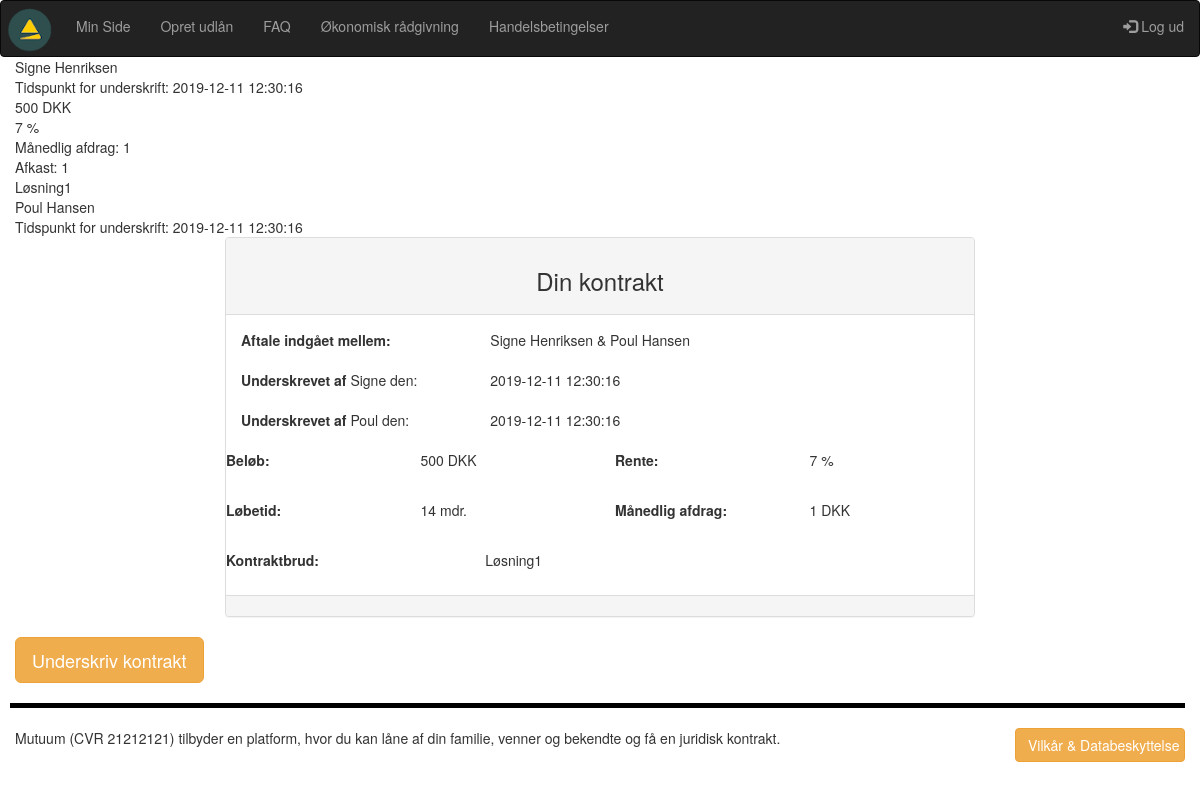
The app's page /eva_viskontrakt.php?kontrakt_id2=19 (signed in), older data.
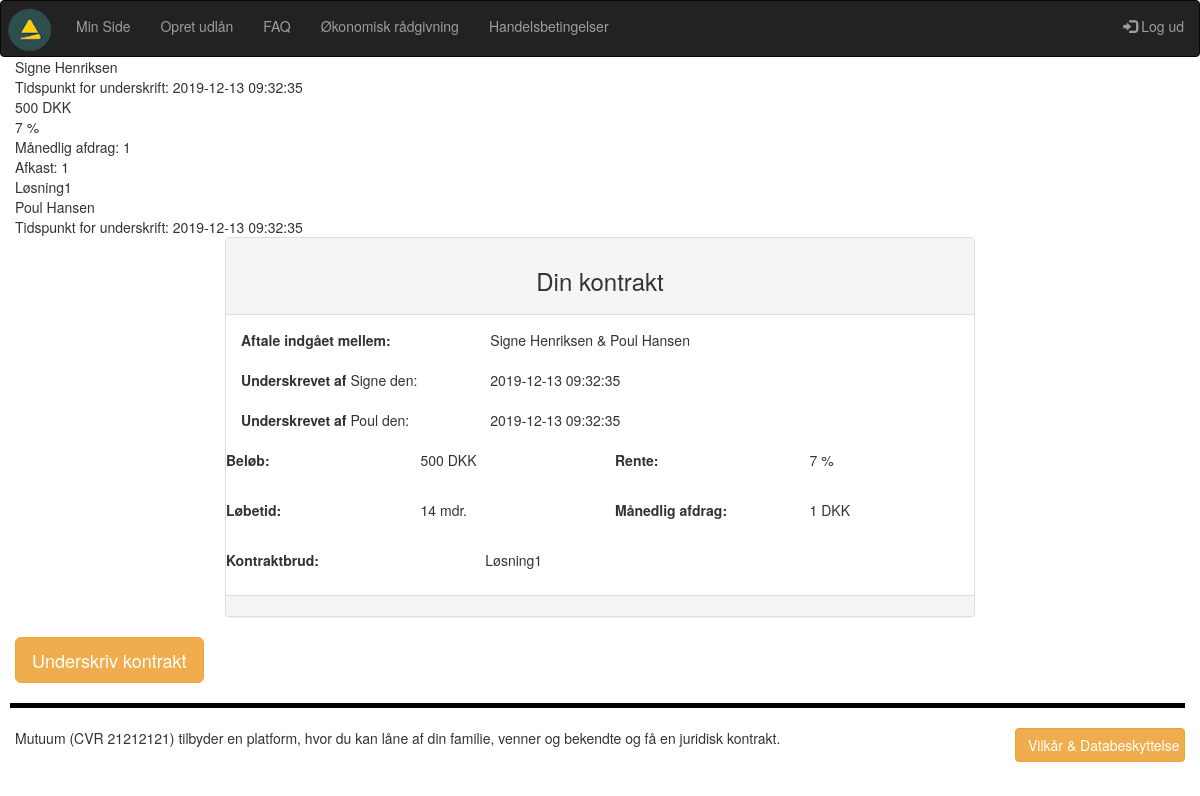
The same page, newer data.
### tables this page shows
CREATE TABLE IF NOT EXISTS `users` (
  `user_id` int(10) NOT NULL AUTO_INCREMENT,
  `fornavn` varchar(40) NOT NULL,
  `efternavn` varchar(40) NOT NULL,
  `mobil` int(12) NOT NULL,
  `mail` varchar(80) NOT NULL,
  `password` varchar(200) NOT NULL,
  PRIMARY KEY (`user_id`),
  UNIQUE KEY `mail` (`mail`),
  UNIQUE KEY `user_id` (`user_id`)
);

CREATE TABLE IF NOT EXISTS `kontrakt` (
  `kontrakt_id` int(10) NOT NULL AUTO_INCREMENT,
  `laangiver_user_id` int(10) NOT NULL,
  `laantager_user_id` int(10) NOT NULL,
  `kontraktbrud_id` tinyint(4) NOT NULL,
  `rente_id` tinyint(4) NOT NULL,
  `beloeb_id` tinyint(4) NOT NULL,
  `bindingsperiode_id` tinyint(4) NOT NULL,
  `maanedlig_afdrag` float NOT NULL,
  `laangiver_underskrift_id` varchar(40) DEFAULT NULL,
  `reg_underskrift_1` timestamp NOT NULL DEFAULT CURRENT_TIMESTAMP ON UPDATE CURRENT_TIMESTAMP,
  `laantager_underskrift_id` varchar(40) DEFAULT NULL,
  `reg_underskrift_2` timestamp NOT NULL DEFAULT CURRENT_TIMESTAMP ON UPDATE CURRENT_TIMESTAMP,
  `gebyr_id` tinyint(4) NOT NULL,
  PRIMARY KEY (`kontrakt_id`)
);

CREATE TABLE IF NOT EXISTS `beloeb` (
  `beloeb_id` tinyint(4) NOT NULL AUTO_INCREMENT,
  `beloeb` int(10) NOT NULL,
  `enhed_key` varchar(11) NOT NULL DEFAULT '1',
  PRIMARY KEY (`beloeb_id`)
);

CREATE TABLE IF NOT EXISTS `rente` (
  `rente_id` tinyint(4) NOT NULL AUTO_INCREMENT,
  `rente` float NOT NULL,
  `enhed_key` varchar(11) NOT NULL DEFAULT '2',
  PRIMARY KEY (`rente_id`)
);

CREATE TABLE IF NOT EXISTS `kontraktbrud` (
  `kontraktbrud_id` tinyint(4) NOT NULL,
  `brud` varchar(80) NOT NULL,
  PRIMARY KEY (`kontraktbrud_id`)
);

CREATE TABLE IF NOT EXISTS `bindingsperiode` (
  `bindingsperiode_id` tinyint(4) NOT NULL AUTO_INCREMENT,
  `loebetid` int(4) NOT NULL,
  `enhed_key` varchar(11) NOT NULL,
  PRIMARY KEY (`bindingsperiode_id`)
);

CREATE TABLE IF NOT EXISTS `enhedstabel` (
  `enhed_key` tinyint(4) NOT NULL AUTO_INCREMENT,
  `enhed` varchar(11) NOT NULL,
  PRIMARY KEY (`enhed_key`)
);

### eva_viskontrakt.php (the view, shortened to what this page needs)
<?php
require_once("includes/header.php");
$user_id = $_SESSION['user_id'];
$kontrakt_id2 = $_GET['kontrakt_id2'];
$query = "SELECT * FROM kontrakt WHERE kontrakt_id = '$kontrakt_id2'";
    $result = mysqli_query($con, $query);
    $row = mysqli_num_rows($result);
        if($row > 0){
            while($row = mysqli_fetch_assoc($result)){
                $laangiver_user_id = $row['laangiver_user_id'];
                $laangiver_underskrift = $row['reg_underskrift_1'];
                $beloeb = $row['beloeb_id'];
                $rente = $row['rente_id'];
                $maanedlig_afdrag = $row['maanedlig_afdrag'];
                $bindings_id = $row['bindingsperiode_id'];
                $brud = $row['kontraktbrud_id'];
                $laantager_user_id = $row['laantager_user_id'];
                $laangiver_underskrift = $row['reg_underskrift_1'];
                $laantager_underskrift = $row['reg_underskrift_2'];
            }
        }
?>
<div class="container-fluid">
    <?php
    $query1 = "SELECT fornavn, efternavn FROM users WHERE user_id = '$laangiver_user_id'";
                    $result1 = mysqli_query($con, $query1);
                    $row1 = mysqli_fetch_assoc($result1);
                    $laangiver_fornavn = $row1['fornavn'];
                    $laangiver_efternavn = $row1['efternavn'];
        echo $laangiver_fornavn . ' ' . $laangiver_efternavn . '<br>Tidspunkt for underskrift: ' . $laangiver_underskrift . '<br>';
    $query2 = "SELECT beloeb FROM beloeb WHERE beloeb_id = '$beloeb'";
                    $result2 = mysqli_query($con, $query2);
                    $row2 = mysqli_fetch_assoc($result2);
                    $beloeb = $row2['beloeb'];
        echo $beloeb . ' DKK<br>';
    $query3 = "SELECT rente FROM rente WHERE rente_id = '$rente'";
                    $result3 = mysqli_query($con, $query3);
                    $row3 = mysqli_fetch_assoc($result3);
                    $rente = $row3['rente'];
        echo $rente . ' %<br>';
        echo 'Månedlig afdrag: ' . $maanedlig_afdrag . '<br>';
        echo 'Afkast: ' . $maanedlig_afdrag . '<br>';
    $query4 = "SELECT brud FROM kontraktbrud WHERE kontraktbrud_id = '$brud'";
                    $result4 = mysqli_query($con, $query4);
                    $row4 = mysqli_fetch_assoc($result4);
                    $brud = $row4['brud'];
        echo $brud . '<br>';
    $query5 = "SELECT fornavn, efternavn FROM users WHERE user_id = '$laantager_user_id'";
                    $result5 = mysqli_query($con, $query5);
                    $row5 = mysqli_fetch_assoc($result5);
                    $laantager_fornavn = $row5['fornavn'];
                    $laantager_efternavn = $row5['efternavn'];
        echo $laantager_fornavn . ' ' . $laantager_efternavn . '<br>Tidspunkt for underskrift: ' . $laantager_underskrift . '<br>';
   $query6 = "SELECT * FROM bindingsperiode WHERE bindingsperiode_id = '$bindings_id'";
                    $result6 = mysqli_query($con, $query6);
                    $row6 = mysqli_fetch_assoc($result6);
                    $loebetid = $row6['loebetid'];
                    $loebeenhed = $row6['enhed_key'];
    $query7 = "SELECT enhed FROM enhedstabel WHERE enhed_key = '$loebeenhed'";
                    $result7 = mysqli_query($con, $query7);
                    $row7 = mysqli_fetch_assoc($result7);
                    $enhedloebtid = $row7['enhed'];
?>
    <div class="panel panel-default lasseMargin">
        <div class="panel-heading text-center">
            <h3>Din kontrakt</h3>
        </div>
        <div class="panel-body">
            <div class="row">
                <div class="col-4 col-xs-4 col-sm-4 col-lg-4 col-xl-4">
                    <p><strong>Aftale indgået mellem:</strong></p>
                </div>
                <div class="col-8 col-xs-8 col-sm-8 col-lg-8 col-xl-8">
                    <div><?php echo $laangiver_fornavn; ?> <?php echo $laangiver_efternavn; ?> &amp; <?php echo $laantager_fornavn; ?> <?php echo $laantager_efternavn; ?></div>
                    <br>
                </div>
            </div>
            <div class="row">
                <div class="col-4 col-xs-4 col-sm-4 col-lg-4 col-xl-4">
                    <p><strong>Underskrevet af</strong> <?php echo $laangiver_fornavn; ?> den: </p>
                </div>
                <div class="col-8 col-xs-8 col-sm-8 col-lg-8 col-xl-8">
                    <div><?php  echo $laangiver_underskrift; ?>
                    </div><br>
                </div>
            </div>
            <div class="row">
                <div class="col-4 col-xs-4 col-sm-4 col-lg-4 col-xl-4">
                    <p><strong>Underskrevet af</strong> <?php echo $laantager_fornavn; ?> den: </p>
                </div>
                <div class="col-8 col-xs-8 col-sm-8 col-lg-8 col-xl-8">
                    <div><?php  echo $laantager_underskrift; ?>
                    </div><br>
                </div>
            <div class="row">
                <div class="col-3 col-xs-3 col-sm-3 col-lg-3 col-xl-3">
                    <p><strong>Beløb:</strong></p>
                </div>
                <div class="col-3 col-xs-3 col-sm-3 col-lg-3 col-xl-3">
                    <div><?php echo $beloeb;?> DKK</div>
                </div>
                <div class="col-3 col-xs-3 col-sm-3 col-lg-3 col-xl-3">
                    <p><strong>Rente:</strong></p>
                </div>
                <div class="col-3 col-xs-3 col-sm-3 col-lg-3 col-xl-3">
                    <div><?php echo $rente;?> %</div>
                </div>
            </div>
            <br>
            <div class="row">
                <div class="col-3 col-xs-3 col-sm-3 col-lg-3 col-xl-3">
                    <p><strong>Løbetid:</strong></p>
                </div>
                <div class="col-3 col-xs-3 col-sm-3 col-lg-3 col-xl-3">
                    <div><?php echo $loebetid;?> <?php echo $enhedloebtid; ?></div>
                </div>
                <div class="col-3 col-xs-3 col-sm-3 col-lg-3 col-xl-3">
                    <p><strong>Månedlig afdrag:</strong></p>
                </div>
                <div class="col-3 col-xs-3 col-sm-3 col-lg-3 col-xl-3">
                    <div><?php echo $maanedlig_afdrag;?> DKK</div>
                </div>
            </div>
            <br>
            <div class="row">
                <div class="col-4 col-xs-4 col-sm-4 col-lg-4 col-xl-4">
                    <p><strong>Kontraktbrud:</strong></p>
                </div>
                <div class="col-8 col-xs-8 col-sm-8 col-lg-8 col-xl-8">
                    <div><?php echo $brud;?></div>
                </div>
            </div>
        </div>
        </div>
        <div class="panel-footer">
        </div>
    </div>
    <?php
    if($laantager_underskrift_id = 1 && $laangiver_underskrift_id = 1 && $user_id == $laangiver_user_id){
    ?> <a href="nemid.php?kontrakt_id2=<?php echo $kontrakt_id2; ?>">
        <button class="btn btn-warning btn-lg">Underskriv kontrakt</button></a>
    <a href="sletkontrakt.php?kontrakt_id2=<?php echo $kontrakt_id2; ?>">
        <button class="btn btn-warning btn-lg">Slet kontrakt</button></a>
    <br><br>
    <?php }
    elseif($laantager_underskrift_id = 1 && $laangiver_underskrift_id = 2 && $user_id == $laangiver_user_id){
    ?> <a href="sletkontrakt.php?kontrakt_id2=<?php echo $kontrakt_id2; ?>">
        <button class="btn btn-warning btn-lg">Slet kontrakt</button></a>
    <br><br>
    <?php
        }
    elseif($laantager_underskrift_id = 1 && $user_id == $laantager_user_id){
    ?> <a href="nemid.php?kontrakt_id2=<?php echo $kontrakt_id2; ?>">
        <button class="btn btn-warning btn-lg">Underskriv kontrakt</button></a>
    <br><br>
    <?php
        }
    elseif($laantager_underskrift_id = 2 && $laangiver_underskrift_id = 2){
    ?> <a href="minside.php">
        <button class="btn btn-warning btn-lg">Tilbage til min side</button></a>
    <p>Aftalen ér afviklet, eller under afvikling.</p>
    <br><br>
    <?php
        }
    else{
        echo '<p>Aftalen ér afviklet, eller under afvikling.</p>';
    }
?>
</div>
<?php
require_once("includes/footer.php");
?>

### includes/header.php (shortened to what this page needs)
<?php
require_once('conn.php');
if(isset($_SESSION['user_id'])) {
	$menu = '
				    <ul class="nav navbar-nav">
                    <li><a href="minside.php">Min Side</a></li>
                    <li><a href="opretkontrakt.php">Opret udlån</a></li>
                    <li><a href="faq.php">FAQ</a></li>
                    <li><a href="raadgivning.php">Økonomisk rådgivning</a></li>
                    <li><a href="handelsbetingelser.php">Handelsbetingelser</a></li>
                    </ul>
                    <ul class="nav navbar-nav navbar-right">
                    <li><a href="logout.php"><span class="glyphicon glyphicon-log-in"></span> Log ud</a></li>
                    </ul>';
}
?>
<!DOCTYPE html>
<html lang="en">
<head>
    <link href="vendor/bootstrap/css/bootstrap.min.css" rel="stylesheet" type="text/css">
    <link rel="stylesheet" href="https://maxcdn.bootstrapcdn.com/bootstrap/3.4.1/css/bootstrap.min.css" type="text/css">
    <link rel="stylesheet" href="styles/overallstyles.css" type="text/css">
</head>
<body>
    <nav class="navbar navbar-inverse no-buttom-margin">
        <div class="navbar-header no-buttom-margin">
                <a href="index.php"><img src="images/logomarkat1.png" class="logoheader"></a>
            </div>
            <div class="collapse navbar-collapse" id="myNavbar">
                <?php echo $menu; ?>
            </div>
    </nav>

### includes/footer.php (shortened to what this page needs)
<footer class="navbar-static-bottom container-fluid bg-white">
    <hr class="topfooter no-margin-top" />
    <div class="row">
        <div class="col-xs-12 col-sm-">
            <div class="row vertical-align">
                <div class="col-xs-12 col-sm-4 col-lg-2 col-sm-push-8 col-lg-push-10">
                    <button data-toggle="collapse" data-target="#footer-collapse" class="btn btn-block btn-warning" onclick="this.innerHTML == &quot;Luk&quot; ? this.innerHTML = &quot;Vilk&#xE5;r &amp;  Databeskyttelse&quot; : this.innerHTML = &quot;Luk&quot;;">Vilk&#xE5;r &amp; Databeskyttelse</button>
                </div>
                <div class="col-xs-12 col-sm-8 col-lg-10 col-sm-pull-4 col-lg-pull-2">
                    <p class="no-margin">
                        Mutuum (CVR 21212121) tilbyder en platform, hvor du kan låne af din familie, venner og bekendte og få en juridisk kontrakt.
                        <br>
                        <br>
                    </p>
                </div>
            </div>
        </div>
    </div>
</footer>
</body>
</html>

### styles/overallstyles.css (style rules this page uses)
.navbar { margin-bottom: 0; }
.no-margin-top { margin-top: 0 !important; }
.no-margin { margin: 0 !important; }
.vertical-align > [class^="col-"], .vertical-align > [class*=" col-"] { align-self: center; }
.topfooter { position: static; bottom: 0; left: 50%; margin-left: -5px; border-width: 5px 5px 0; border-top-color: #000; }
.topfooter { border-color: black; }
.lasseMargin { margin-left:15em; margin-right:15em; }

Row changes from the older to the newer data that the page shows:
changed kontrakt: reg_underskrift_1 "2019-12-11 12:30:16" → "2019-12-13 09:32:35"; reg_underskrift_2 "2019-12-11 12:30:16" → "2019-12-13 09:32:35"
